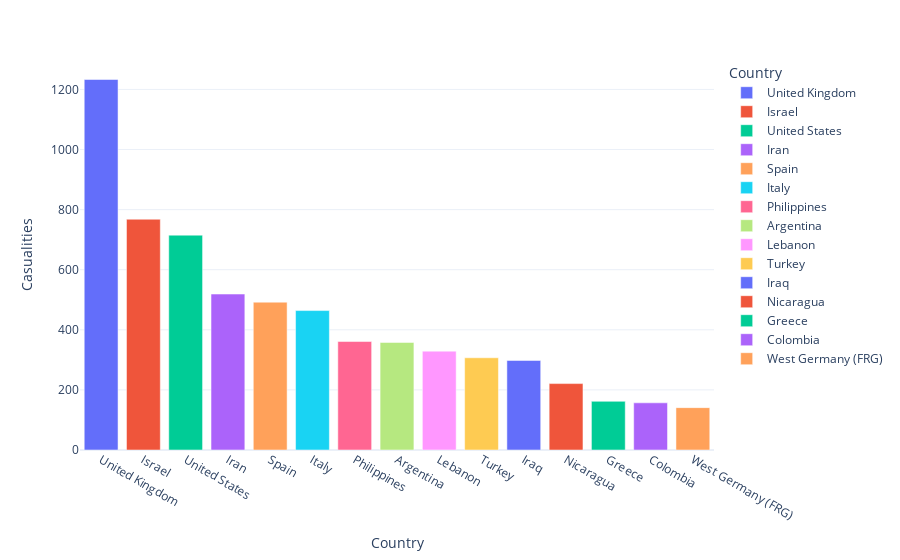

The notebook cell saved with this chart:
### Code cell
# Observation
# Iraq, again the highest followed by Pakistan, Afganistan and India.

# Counting the Total Number of Casualities in each Country.
plt.figure(figsize=(12, 6))
cas_count= dataset.groupby("Country").Casualities.sum().to_frame().reset_index().sort_values("Casualities", ascending=False)[:15]
px.bar(data_frame=cas_count,x = 'Country',y = 'Casualities',color='Country',template='plotly_white')

### Figure 1 — Plotly figure (JSON) as saved in the notebook; plotly's stock layout.template omitted (floating-point values rounded to 4 significant figures)
{"data": [{"alignmentgroup": "True", "hovertemplate": "Country=%{x}<br>Casualities=%{y}<extra></extra>", "legendgroup": "United Kingdom", "marker": {"color": "#636efa", "pattern": {"shape": ""}}, "name": "United Kingdom", "offsetgroup": "United Kingdom", "orientation": "v", "showlegend": true, "textposition": "auto", "x": ["United Kingdom"], "xaxis": "x", "y": [1233], "yaxis": "y", "type": "bar"}, {"alignmentgroup": "True", "hovertemplate": "Country=%{x}<br>Casualities=%{y}<extra></extra>", "legendgroup": "Israel", "marker": {"color": "#EF553B", "pattern": {"shape": ""}}, "name": "Israel", "offsetgroup": "Israel", "orientation": "v", "showlegend": true, "textposition": "auto", "x": ["Israel"], "xaxis": "x", "y": [768], "yaxis": "y", "type": "bar"}, {"alignmentgroup": "True", "hovertemplate": "Country=%{x}<br>Casualities=%{y}<extra></extra>", "legendgroup": "United States", "marker": {"color": "#00cc96", "pattern": {"shape": ""}}, "name": "United States", "offsetgroup": "United States", "orientation": "v", "showlegend": true, "textposition": "auto", "x": ["United States"], "xaxis": "x", "y": [715], "yaxis": "y", "type": "bar"}, {"alignmentgroup": "True", "hovertemplate": "Country=%{x}<br>Casualities=%{y}<extra></extra>", "legendgroup": "Iran", "marker": {"color": "#ab63fa", "pattern": {"shape": ""}}, "name": "Iran", "offsetgroup": "Iran", "orientation": "v", "showlegend": true, "textposition": "auto", "x": ["Iran"], "xaxis": "x", "y": [519], "yaxis": "y", "type": "bar"}, {"alignmentgroup": "True", "hovertemplate": "Country=%{x}<br>Casualities=%{y}<extra></extra>", "legendgroup": "Spain", "marker": {"color": "#FFA15A", "pattern": {"shape": ""}}, "name": "Spain", "offsetgroup": "Spain", "orientation": "v", "showlegend": true, "textposition": "auto", "x": ["Spain"], "xaxis": "x", "y": [492], "yaxis": "y", "type": "bar"}, {"alignmentgroup": "True", "hovertemplate": "Country=%{x}<br>Casualities=%{y}<extra></extra>", "legendgroup": "Italy", "marker": {"color": "#19d3f3", "pattern": {"shape": ""}}, "name": "Italy", "offsetgroup": "Italy", "orientation": "v", "showlegend": true, "textposition": "auto", "x": ["Italy"], "xaxis": "x", "y": [464], "yaxis": "y", "type": "bar"}, {"alignmentgroup": "True", "hovertemplate": "Country=%{x}<br>Casualities=%{y}<extra></extra>", "legendgroup": "Philippines", "marker": {"color": "#FF6692", "pattern": {"shape": ""}}, "name": "Philippines", "offsetgroup": "Philippines", "orientation": "v", "showlegend": true, "textposition": "auto", "x": ["Philippines"], "xaxis": "x", "y": [361], "yaxis": "y", "type": "bar"}, {"alignmentgroup": "True", "hovertemplate": "Country=%{x}<br>Casualities=%{y}<extra></extra>", "legendgroup": "Argentina", "marker": {"color": "#B6E880", "pattern": {"shape": ""}}, "name": "Argentina", "offsetgroup": "Argentina", "orientation": "v", "showlegend": true, "textposition": "auto", "x": ["Argentina"], "xaxis": "x", "y": [358], "yaxis": "y", "type": "bar"}, {"alignmentgroup": "True", "hovertemplate": "Country=%{x}<br>Casualities=%{y}<extra></extra>", "legendgroup": "Lebanon", "marker": {"color": "#FF97FF", "pattern": {"shape": ""}}, "name": "Lebanon", "offsetgroup": "Lebanon", "orientation": "v", "showlegend": true, "textposition": "auto", "x": ["Lebanon"], "xaxis": "x", "y": [329], "yaxis": "y", "type": "bar"}, {"alignmentgroup": "True", "hovertemplate": "Country=%{x}<br>Casualities=%{y}<extra></extra>", "legendgroup": "Turkey", "marker": {"color": "#FECB52", "pattern": {"shape": ""}}, "name": "Turkey", "offsetgroup": "Turkey", "orientation": "v", "showlegend": true, "textposition": "auto", "x": ["Turkey"], "xaxis": "x", "y": [307], "yaxis": "y", "type": "bar"}, {"alignmentgroup": "True", "hovertemplate": "Country=%{x}<br>Casualities=%{y}<extra></extra>", "legendgroup": "Iraq", "marker": {"color": "#636efa", "pattern": {"shape": ""}}, "name": "Iraq", "offsetgroup": "Iraq", "orientation": "v", "showlegend": true, "textposition": "auto", "x": ["Iraq"], "xaxis": "x", "y": [298], "yaxis": "y", "type": "bar"}, {"alignmentgroup": "True", "hovertemplate": "Country=%{x}<br>Casualities=%{y}<extra></extra>", "legendgroup": "Nicaragua", "marker": {"color": "#EF553B", "pattern": {"shape": ""}}, "name": "Nicaragua", "offsetgroup": "Nicaragua", "orientation": "v", "showlegend": true, "textposition": "auto", "x": ["Nicaragua"], "xaxis": "x", "y": [221], "yaxis": "y", "type": "bar"}, {"alignmentgroup": "True", "hovertemplate": "Country=%{x}<br>Casualities=%{y}<extra></extra>", "legendgroup": "Greece", "marker": {"color": "#00cc96", "pattern": {"shape": ""}}, "name": "Greece", "offsetgroup": "Greece", "orientation": "v", "showlegend": true, "textposition": "auto", "x": ["Greece"], "xaxis": "x", "y": [162], "yaxis": "y", "type": "bar"}, {"alignmentgroup": "True", "hovertemplate": "Country=%{x}<br>Casualities=%{y}<extra></extra>", "legendgroup": "Colombia", "marker": {"color": "#ab63fa", "pattern": {"shape": ""}}, "name": "Colombia", "offsetgroup": "Colombia", "orientation": "v", "showlegend": true, "textposition": "auto", "x": ["Colombia"], "xaxis": "x", "y": [157], "yaxis": "y", "type": "bar"}, {"alignmentgroup": "True", "hovertemplate": "Country=%{x}<br>Casualities=%{y}<extra></extra>", "legendgroup": "West Germany (FRG)", "marker": {"color": "#FFA15A", "pattern": {"shape": ""}}, "name": "West Germany (FRG)", "offsetgroup": "West Germany (FRG)", "orientation": "v", "showlegend": true, "textposition": "auto", "x": ["West Germany (FRG)"], "xaxis": "x", "y": [141], "yaxis": "y", "type": "bar"}], "layout": {"xaxis": {"anchor": "y", "domain": [0, 1], "title": {"text": "Country"}, "categoryorder": "array", "categoryarray": ["United Kingdom", "Israel", "United States", "Iran", "Spain", "Italy", "Philippines", "Argentina", "Lebanon", "Turkey", "Iraq", "Nicaragua", "Greece", "Colombia", "West Germany (FRG)"]}, "yaxis": {"anchor": "x", "domain": [0, 1], "title": {"text": "Casualities"}}, "legend": {"title": {"text": "Country"}, "tracegroupgap": 0}, "margin": {"t": 60}, "barmode": "relative"}}
